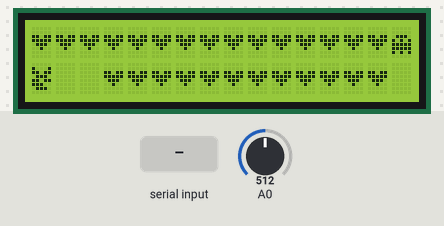
The sketch below on a simulated Arduino Uno, built with avr-gcc and run on an emulated ATmega328P. On the bench: 16×2 character LCD. Inputs (shaded band) come from the test bench; at power-on: A0 = 512.

Above: at 6.2 s.
6.3 s: A0 set to 196
9.3 s: A0 set to 173
At 10.2 s:
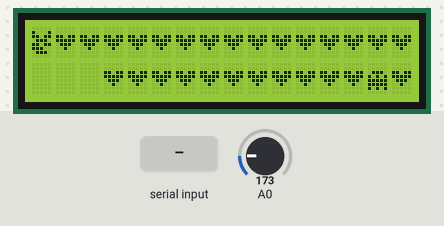
12.3 s: "r" received over Serial
At 14.4 s:
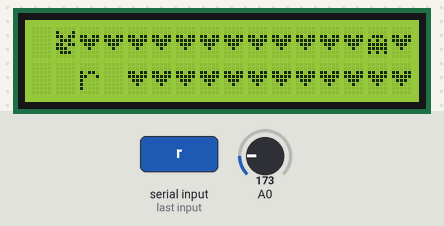
15.3 s: A0 set to 52
18.3 s: A0 set to 44
At 21.1 s:
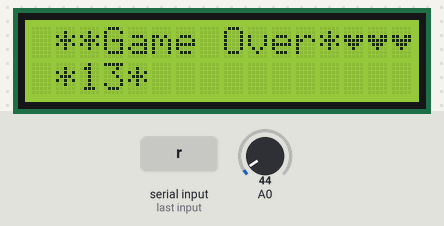
Timing chart, 0 to 22.6 s (numbered marks = the images above; inputs shaded):
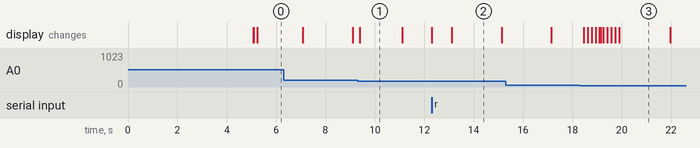

The sketch:

Ms_Pacman.ino
```cpp
#include <LiquidCrystal.h>

#define SPEED_PAC 150
#define SPEED_GHOST 2000

#define MAXX 15
#define MAXY 1

#define btnRight     0
#define btnUp        1
#define btnDown      2
#define btnLeft      3
#define btnSelect    4
#define btnNone      5

void(* resetFunc) (void) = 0;
LiquidCrystal   lcd(8, 9, 4, 5, 6, 7);


// PACMAN
byte pacman[8] = {
  B00000,
  B10001,
  B11011,
  B01110,
  B11011,
  B11100,
  B01110,
  B00000
};

// GHOST
byte ghost[8] = {
  B00000,
  B00000,
  B01110,
  B10101,
  B11111,
  B11111,
  B10101,
  B00000
};

// POINTS  //INIMIOAREE
byte point[8] = {
  B00000,
  B00000,
  B11011,
  B11111,
  B01110,
  B00100,
  B00000,
  B00000
};

byte   points[MAXX+1][MAXY+1];

int xpac=2;
int ypac=1;

int xghost=15;
int yghost=0;

byte light=true;
long keystruck=0;

long pursuit=0; ///ceva pule
byte gameInProgress=true;
byte vide=false;

byte level=0;
int score=0;

void move_pac(int x,int y)  //move pacman
{
  int oldx=xpac;
  int oldy=ypac;

  if (((xpac+x)>=0)&((xpac+x)<=MAXX))
      xpac=xpac+x;
  if (((ypac+y)>=0)&((ypac+y)<=MAXY))
      ypac=ypac+y;

  lcd.setCursor(xpac,ypac);
  lcd.write(byte(0)); // put pacman
  lcd.setCursor(oldx,oldy);

  if ((xpac!=oldx)||(ypac!=oldy))
    lcd.print(" "); // when pacman moves we replace the old pos with " "

  if(points[xpac][ypac]){
    points[xpac][ypac]=false; // eat
    score++;
  }

  vide=true; //empty

  for (int i=0; i<=MAXX; i=i+1)
     for (int j=0; j<=MAXY; j=j+1)
        if (points[i][j])
           vide=false;

  if   ((vide)&&(gameInProgress))
      win_game();
}


void lose_game(){
  lcd.setCursor(0,   0);
  lcd.print("**Game Over*");
  lcd.setCursor(0, 1);
  lcd.print("*");
   lcd.print(score);
  lcd.print("*             ");
  delay(2000);
  resetFunc();
}

void win_game()
{
  level++;
  lcd.setCursor(0, 0);
  lcd.print("*Next level*");
  lcd.setCursor(0, 1);
  lcd.print("*                 ");
  lcd.print(level,DEC);
   lcd.print(" *");
  delay(2000);
  initLevel();
}

void continue_game() //move ghost
{
  int oldx=xghost;
  int oldy=yghost;

   if (yghost<ypac)
      yghost=yghost+1;
  else if
      (yghost>ypac) yghost=yghost-1;
  else if
      (xghost<xpac) xghost=xghost+1;
  else if
      (xghost>xpac) xghost=xghost-1;

  lcd.setCursor(xghost,yghost);
  lcd.write(1);

  lcd.setCursor(oldx,oldy);

  if ((oldx!=xghost)||(oldy!=yghost))
  {
     if (points[oldx][oldy])
         lcd.write(2);
     else lcd.print(" ");
  }


}


void initLevel(){
  for (int i=0; i<=MAXX; i=i+1)
    for (int   j=0; j<=MAXY; j=j+1){
      points[i][j]=true;
      lcd.setCursor(i-1, j-1);
      lcd.write(2);
  }


  lcd.setCursor(xpac,ypac);
  lcd.write(byte(0));

  lcd.setCursor(xghost,yghost);
  lcd.write(1);

  pursuit=millis(); //so it wont move right away
  vide=false;
}

void setup() {
  Serial.begin(9600);
  lcd.begin(16, 2);
  lcd.createChar(0, pacman);
  lcd.createChar(1, ghost);
  lcd.createChar(2, point);
  lcd.setCursor(0, 0);
  lcd.print("Ms.Pacman! UwU");

  delay (5000);
  initLevel();
}

void loop() {
  int thisChar = Serial.read();

  switch   (thisChar)
  {
  case 'r':
    lcd.scrollDisplayRight();
    break;
   case 'l':
    lcd.scrollDisplayLeft();
    break;
  }

  if ((thisChar>'a')&(thisChar<'z')){
    lcd.setCursor(1,1);
    lcd.write(thisChar);
  }

  if (millis()-keystruck>SPEED_PAC){
    int joy=getKey();
     switch (joy)
    {
    case btnNone:
      break;

    case btnLeft:
      move_pac(-1,0);
       keystruck=millis(); // reset movement timer
      break;

     case btnRight:
      move_pac(1,0);
      keystruck=millis();   // reset movement timer
      break;

    case btnUp:
      move_pac(0,-1);
      keystruck=millis(); // reset movement timer
       break;

    case btnDown:
      move_pac(0,1);
      keystruck=millis(); // reset movement timer
      break;

    default:
      Serial.print(joy);
      keystruck=millis();   // reset movement timer
    };
  };

  if (millis()-pursuit>SPEED_GHOST/(level+1)+10)
  {
    continue_game();
    pursuit=millis();
  }

  if ((xpac==xghost)&&(ypac==yghost)&&(gameInProgress))
  {
    lose_game();
  }
}


int getKey() {
  int b = analogRead(A0);
   if (b > 1000) return btnNone;
  delay(8);
  if (b < 50)  return btnRight;
  if (b < 180) return btnUp;
  if (b < 330) return btnDown;
  if (b < 520) return btnLeft;
  if (b < 700) return btnSelect;
}
```

Measured:
- the behaviour switches between 180 and 179 on A0 (found by bisection; images 0 and 1)
- the behaviour switches between 50 and 49 on A0 (found by bisection; images 2 and 3)
- after the input at 9.3 s, the display: changes after 0.08 s (image 1)
- after the input at 12.3 s, the display: first changes at once (image 2 shows a later state)
- after the input at 18.3 s, the display: first changes after 0.16 s (image 3 shows a later state)
- what the display in image 1 shows lasts 1.7 s, from 9.4 s to 11.1 s
- what the display in image 2 shows lasts 2.0 s, from 13.1 s to 15.1 s
